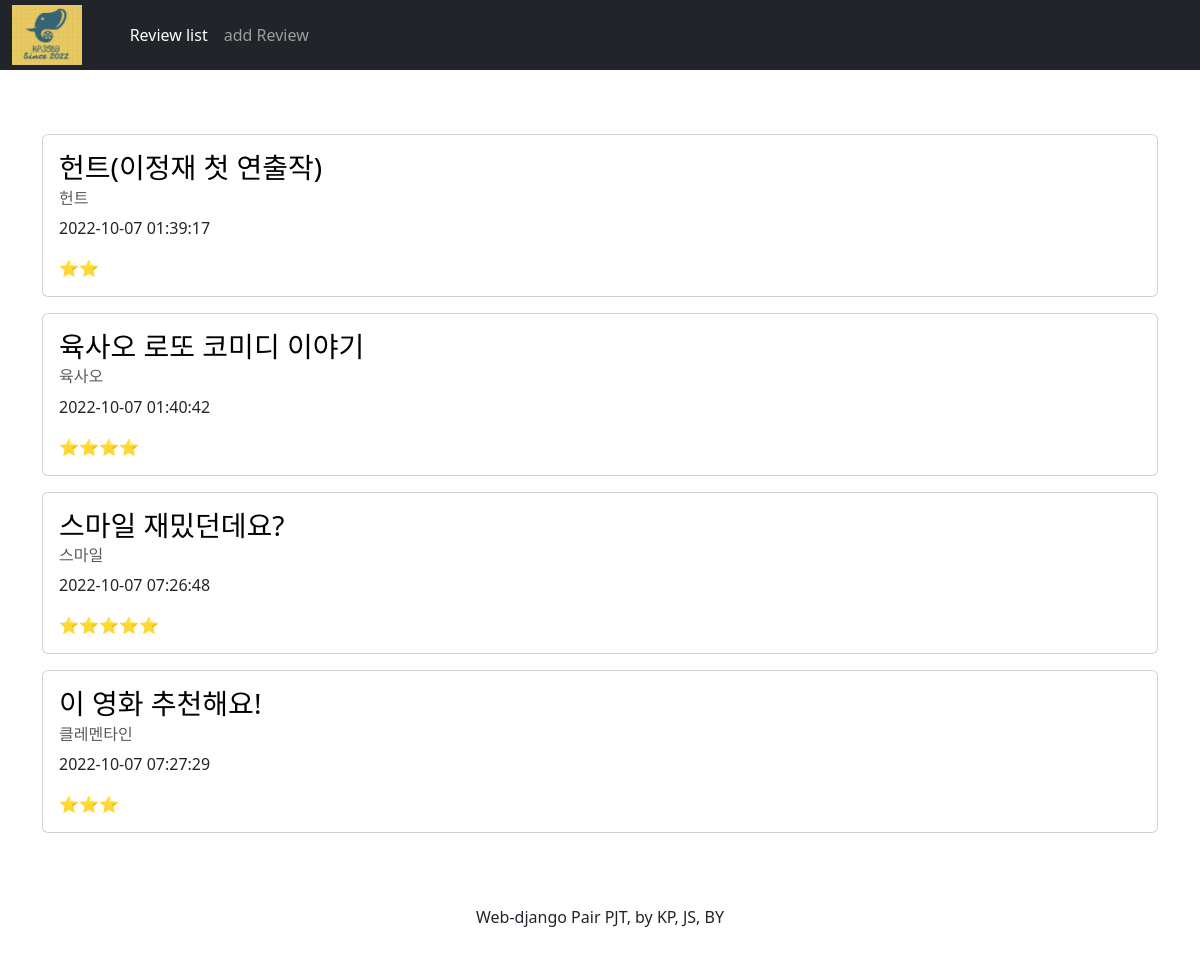
Before: /index/ with the older database file.
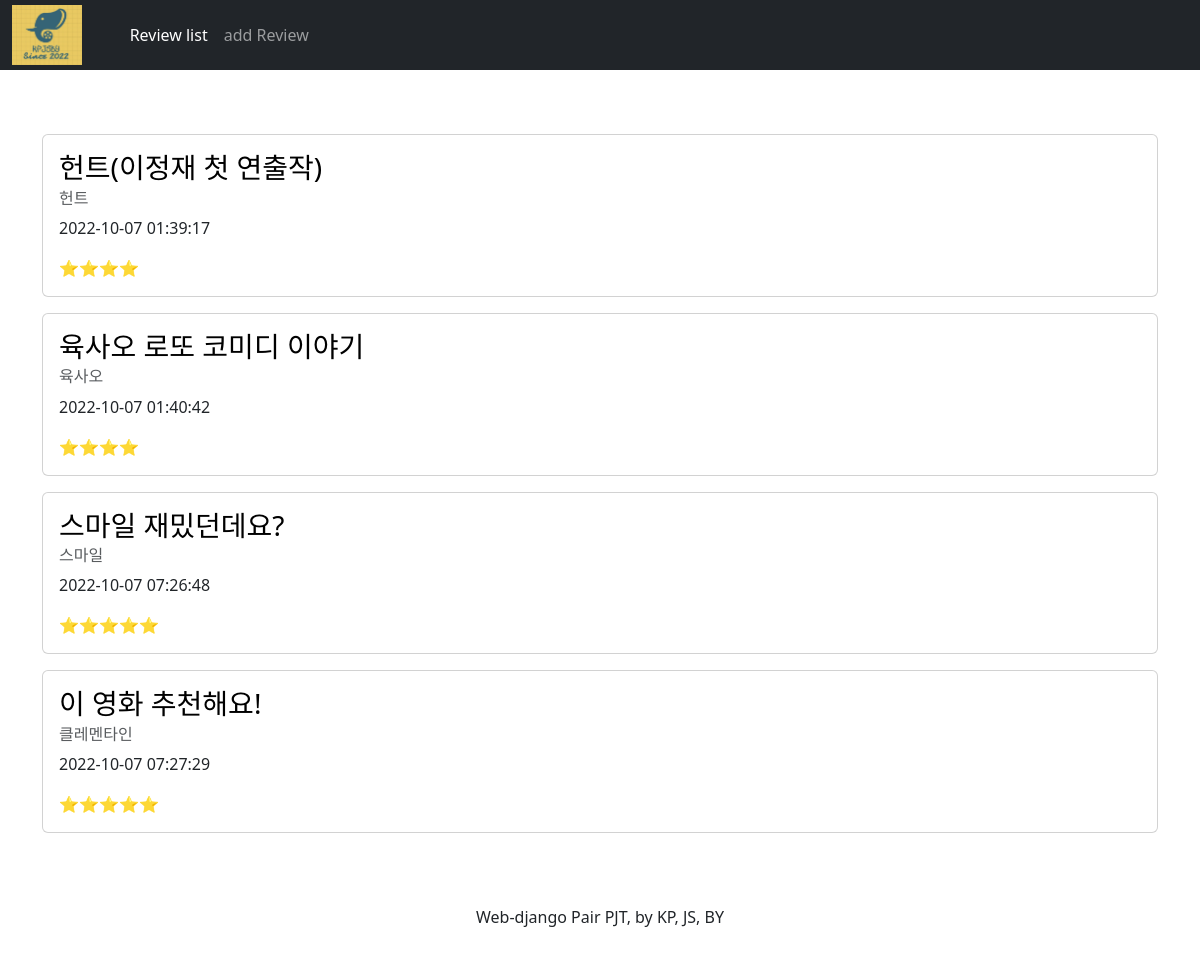
After: the same page with the newer database file.
### reviews/models.py (models this page shows)
class Reviews(models.Model):
    title = models.CharField(max_length=20)
    content = models.TextField()
    movie_name = models.CharField(max_length=20)
    grade = models.IntegerField(default=3)
    created_at = models.DateTimeField(auto_now_add=True)
    updated_at = models.DateTimeField(auto_now=True)

### reviews/views.py (the view)
# urls.py: path("index/", views.index, name="index"),
def index(request):
    reviews = Reviews.objects.all()
    context = {
        "reviews": reviews,
    }
    return render(request, "reviews/index.html", context)

### reviews/templates/reviews/index.html
{% extends 'base.html' %}
{% load static %}
{% block content %}
<div class="container py-5">
    {% for review in reviews %}
    <div class="card my-3">
        <div class="card-body">
            <h3 class="card-title">
                <a class="text-black text-decoration-none" href="{% url 'reviews:detail' review.pk %}">
                    {{ review.title }}
                </a>
            </h3>
            <h6 class="card-subtitle mb-2 text-muted">{{ review.movie_name }}</h6>
            <p class="card-text">{{ review.created_at|date:'Y-m-d H:i:s' }}</p>
            <p class="card-text">
                {% if review.grade == 1 %}
                ⭐
                {% elif review.grade == 2 %}
                ⭐⭐
                {% elif review.grade == 3 %}
                ⭐⭐⭐
                {% elif review.grade == 4 %}
                ⭐⭐⭐⭐
                {% elif review.grade == 5 %}
                ⭐⭐⭐⭐⭐
                {% endif %}
            </p>
        </div>
    </div>
    {% endfor %}
</div>
{% endblock %}

Changed rows visible on the page:
changed Reviews "헌트(이정재 첫 연출작)": grade "⭐⭐" → "⭐⭐⭐⭐"
changed Reviews "이 영화 추천해요!": grade "⭐⭐⭐" → "⭐⭐⭐⭐⭐"
